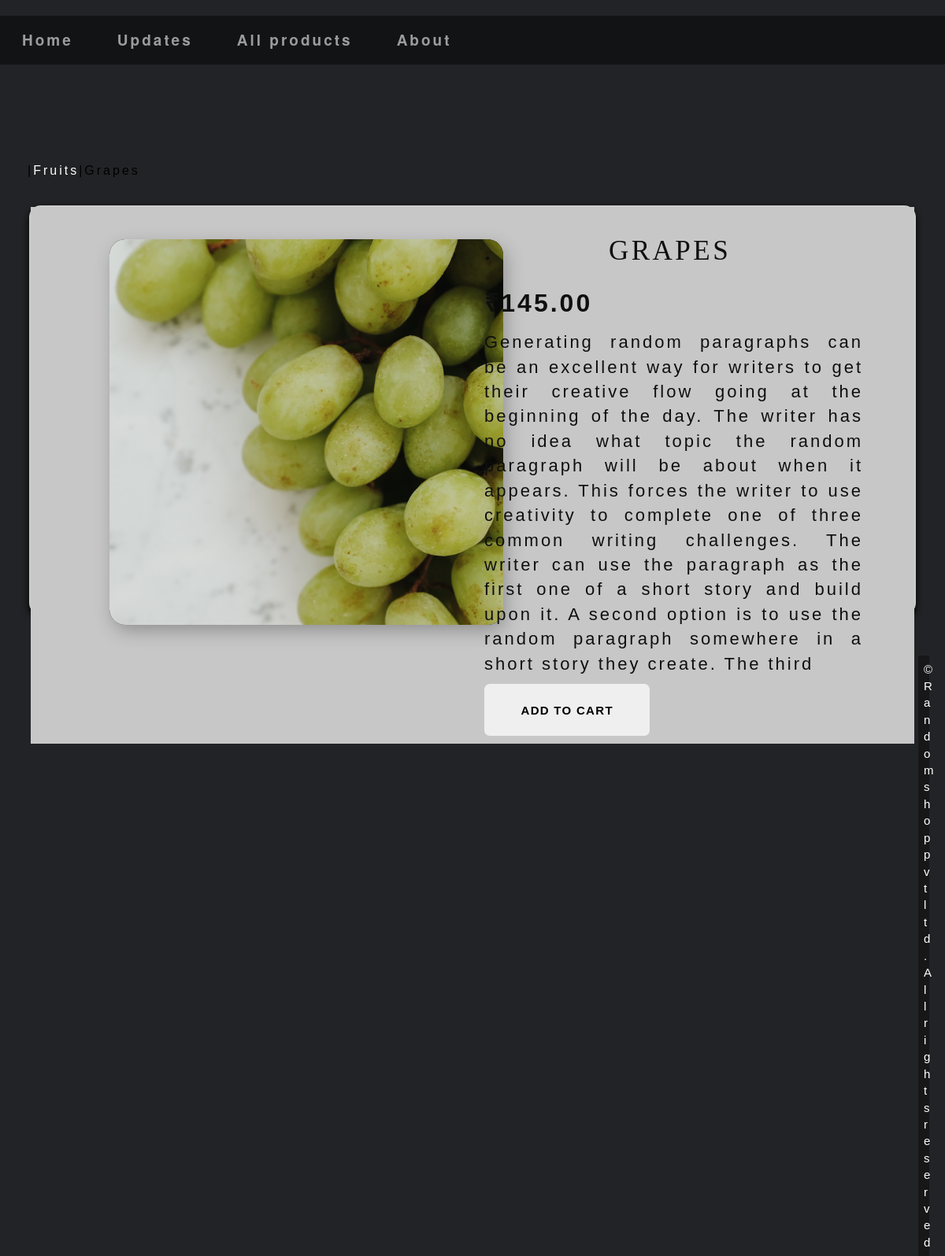
Page /fruits/grapes/ on the committed database.
### shopingcart_app/models.py (models this page shows, shortened)
class Product(models.Model):
    name = models.CharField(max_length=250, unique=True)
    slug = models.SlugField(max_length=250, unique=True)
    disc = models.TextField(blank=True)
    price = models.DecimalField(max_digits=10, decimal_places=2)
    category = models.ForeignKey(Category, on_delete=models.CASCADE)
    img = models.ImageField(upload_to='product', blank=True)
    stock = models.IntegerField()
    available = models.BooleanField(default=True)
    created = models.DateTimeField(auto_now_add=True)
    updated = models.DateTimeField(auto_now=True)
    class Meta:
        ordering = ('name',)
        verbose_name = 'product'
        verbose_name_plural = 'products'

class Category(models.Model):
    name = models.CharField(max_length=250, unique=True)
    slug = models.SlugField(max_length=250, unique=True)
    disc = models.TextField(blank=True)
    img = models.ImageField(upload_to='category', blank=True)
    class Meta:
        ordering = ('name',)
        verbose_name = 'category'
        verbose_name_plural = 'categories'
    def geturl(self):
        return reverse('shopingcart_app:products_by_category', args=[self.slug])
    def __str__(self):
        return '{}'.format(self.name)

### shopingcart_app/views.py (the view)
# urls.py: path('<slug:c_slug>/<slug:product_slug>/', views.proddetail, name='prodcatedetail')
def proddetail(request, c_slug, product_slug):
    try:
        product = Product.objects.get(category__slug=c_slug, slug=product_slug)
    except Exception as e:
        raise e
    return render(request, 'product.html', {'product': product})

### cart_app/context_processors.py (called while the page is built)
def counter(request):
    item_count=0
    if 'admin' in request.path:
        return{}
    else:
        try:
            cart=Cart.objects.filter(cart_id=cart_id(request))
            cart_item=Cartitem.objects.all().filter(cart=cart[:1])
            for cart_item in cart_item:
                item_count += cart_item.quantity
        except Cart.DoesNotExist:
            item_count =0
    return dict(item_count=item_count)

### cart_app/views.py (called while the page is built)
def cart_id(request):
    cart = request.session.session_key
    if not cart:
        cart = request.session.create()
    return cart

### shopingcart_app/context_processors.py (called while the page is built)
def menu_links(requests):
    links = Category.objects.all()
    return dict(links=links)

### templates/product.html (shortened to what this page needs)
{% extends 'base.html' %}
{% load static %}
{% block content %}
<div class="row my_product_row_class">
    <div class="mx_auto">
        <p><a href="{% url 'shopingcart_app:allprodcat' %}"Home></a>|<a href="{{product.category.geturl}}">{{product.category}}</a>|{{product.name}}</p>
    </div>
</div>
<div class="card">
      <div class="card__title">
        <div class="icon">
<br>
<div class="row">
    <div>
    <div class="col-12 col-sm-12 col-md-12 col-lg-6  text-center">
        <div class="product__photo" >
		<div class="photo-container">
			<div class="photo-main">
				<img src="{{product.img.url}}" alt="{{product.name}}">
			</div>
		</div>
	</div>
    </div>
    </div>
    <div>
        <div class="col-12 col-sm-12 col-md-12 col-lg-6">
            <h1 class="my_product_title">{{product.name}}</h1>
            <p style="font-size:32px;"><b>₹{{product.price}}</b></p>
            <p class="text-justify my_prod_disc " style="font-size:22px;">{{product.disc}}</p>
            {% if product.stock <= 0  %}
            <p class="text-justify my_prod_disc " style="font-size:18px; color:#fff5f5;"> <b> Out of Stock</b></p>
            {% else %}
            <div>
            <a href="{% url 'cart_app:add_cart' product.id %} "><button class="buy--btn">ADD TO CART</button></a>
            </div>
            {% endif %}
        </div>
    </div>
</div>
            </div>
      </div>
</div>
{% endblock %}

### static/css/style.css (style rules this page uses)
body { background: #1f1c1c; font-size:15px; letter-spacing:.2em; color: #ffffff; word-wrap:break-word !important; font-family: 'Open Sans', sans-serif; }
a { color: #FFF; }
h1 { margin-top: 1px; text-align:center; font-size:20px; font-family: 'Bree Serif', 'serif'; }
body { background: #222326; font-family: 'Lato', sans-serif; }
* { box-sizing: border-box; margin: 0px; padding: 0px; }
body { display: flex; align-items: center; min-height: 10vh; justify-content: center; font-family: 'Ubuntu', sans-serif; }
h1 { font-size: 3rem; text-transform: uppercase; }
.card { position: relative; border: 2px solid #ccc; border-radius: 3px; padding: 0px; padding-bottom: 10px; margin: 2px; height: 200px; box-shadow: 0 4px 8px rgba(0, 0, 0, 1); }
.card img { max-width: 100%; height: auto; border-radius:15px; margin: 0px 0px 0px 0px; }
.my_product_row_class { padding:15px; padding-bottom:20px; text-decoration:none; }
.my_product_row_class .mx_auto { color:#000; font-size:16px; text-decoration:none; }
.my_product_title { font-size:35px; font-family:Bebas Neue; text-transform:uppercase; letter-spacing:.1em; padding-top:5px; padding-bottom:15px; padding-right:65px; }
.my_prod_disc { padding-right:55px; }
.card { box-shadow: 0 6px 8px rgba(#000, 0.9); height:65vh; align-items: center; background: #c7c7c7; border-radius: 15px; }
.icon { flex: 1 0 100px; background: #c7c7c7; color: #0f0f0f; padding: 10px 10px; }
.product__photo { position: absolute; top:200px; left:90px; width: 500px; justify-item:center; align-items: center; }
.photo-container { position: absolute; left: 1em; bottom:-20em; width: 500px; align-items: center; justify-item:center; height: 490px; background: #191919; border-radius: 20px; overflow: hidden; box-shadow: 4px 8px 25px -2px rgba(0, 0, 0, 0.3); }
.photo-main { border-radius: 8px 6px 5px 0; }

### rows in the picture
Product: category "Fruits", name "Grapes", img (picture), name "GRAPES", price "145.00", disc "Generating random paragraphs can be an excellent way for writers to get their creative flow going at the beginning of the day. The writer has no idea what topic the random paragraph will be about when it appears. This forces the writer to use creativity to complete one of three common writing challenges. The writer can use the paragraph as the first one of a short story and build upon it. A second option is to use the random paragraph somewhere in a short story they create. The third"
